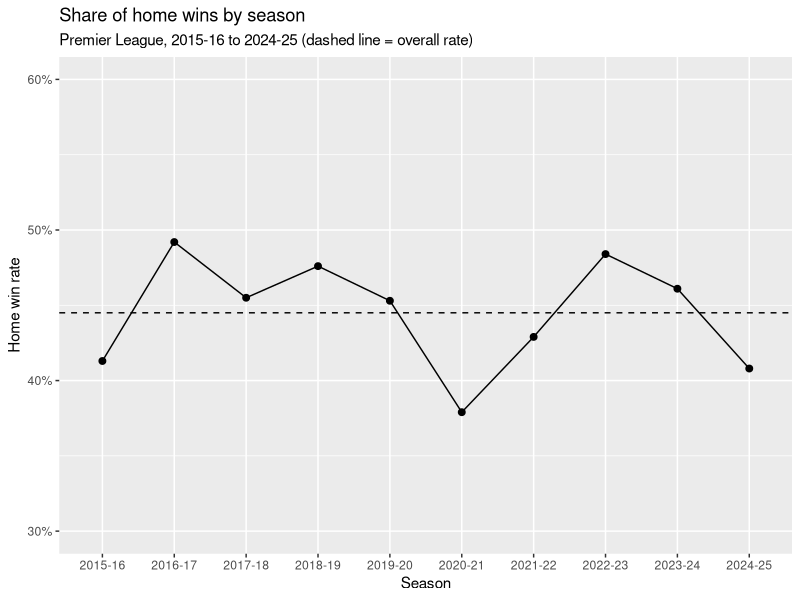
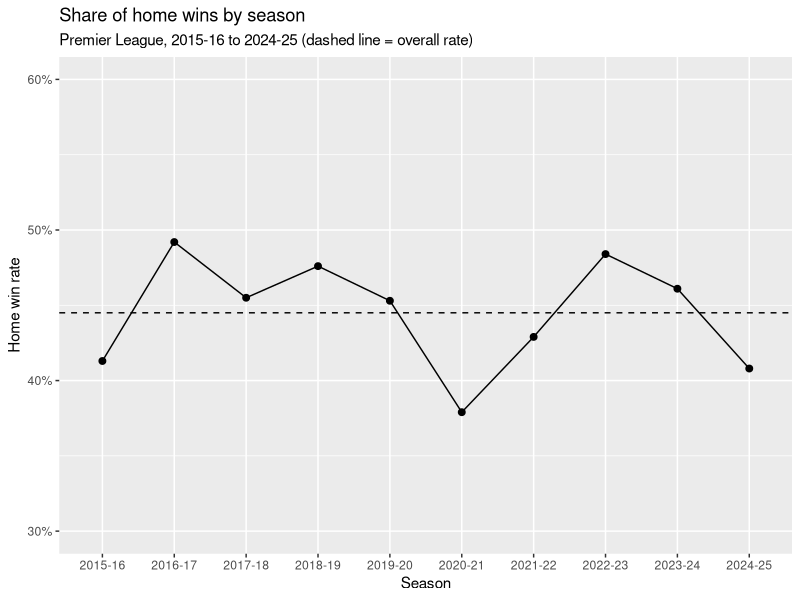

Reproduce these figures in R, in order.
# 02_explore_data.R
# Explore the assembled Premier League matches.

library(tidyverse)

# The factor levels are set explicitly (No first, Yes second), so that models
# and ROC curves treat "Yes" (home win) as the event of interest.
matches <- read_csv("data/processed/matches.csv", show_col_types = FALSE) %>%
  mutate(HomeWin = factor(if_else(FTR == "H", "Yes", "No"),
                          levels = c("No", "Yes")))

# 1. Outcomes and goals by season
by_season <- matches %>%
  group_by(Season) %>%
  summarise(
    n              = n(),
    home_win_rate  = round(mean(HomeWin == "Yes"), 3),
    draw_rate      = round(mean(FTR == "D"), 3),
    away_win_rate  = round(mean(FTR == "A"), 3),
    avg_home_goals = round(mean(FTHG), 2),
    avg_away_goals = round(mean(FTAG), 2)
  )
print(by_season)

# 2. Majority-class baseline (always predict "No")
baseline <- max(prop.table(table(matches$HomeWin)))
cat("\nMajority-class baseline accuracy:", round(baseline, 3), "\n")

# 3. Plot: home win rate by season
p <- ggplot(by_season, aes(x = Season, y = home_win_rate, group = 1)) +
  geom_hline(yintercept = mean(matches$HomeWin == "Yes"), linetype = "dashed") +
  geom_line() +
  geom_point(size = 2) +
  scale_y_continuous(labels = scales::percent, limits = c(0.3, 0.6)) +
  labs(
    title    = "Share of home wins by season",
    subtitle = "Premier League, 2015-16 to 2024-25 (dashed line = overall rate)",
    x = "Season", y = "Home win rate"
  )
print(p)
ggsave("results/home_win_rate_by_season.png", p, width = 8, height = 5, dpi = 150)
